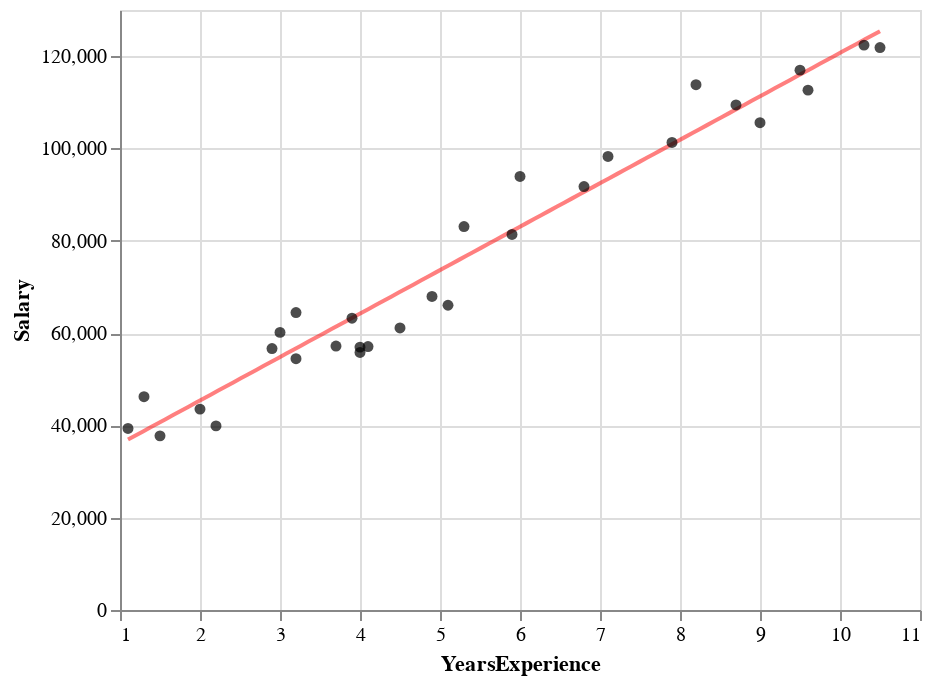

Source (notebook cell):
### Markdown cell above
## 1.2 Construct HOPs of the salary data

Now that you have all the pieces, you should be able to put them together to construct a HOPs visualization.

First, run the following code chunk a few times: you should notice that the fit line moves each time you run it.

### Code cell
points_chart = get_salary_points_chart()
salary_reg = get_one_bootstrap_salary_fit()
line_chart = get_salary_linear_fit_chart(salary_reg)
line_chart + points_chart

### Figure 1 — Vega-Lite specification as saved in the notebook (floating-point values rounded to 4 significant figures)
{"config": {"view": {"continuousWidth": 400, "continuousHeight": 300}}, "layer": [{"data": {"name": "data-b137f747a5cacb4a84c10488a41108c7"}, "mark": {"type": "line", "color": "red", "opacity": 0.5}, "encoding": {"x": {"type": "quantitative", "field": "YearsExperience"}, "y": {"type": "quantitative", "field": "Salary"}}}, {"data": {"name": "data-09773d8f115bcdd7976eced50e1ebdda"}, "mark": {"type": "circle", "color": "black"}, "encoding": {"x": {"type": "quantitative", "field": "YearsExperience"}, "y": {"type": "quantitative", "field": "Salary"}}}], "$schema": "https://vega.github.io/schema/vega-lite/v4.8.1.json", "datasets": {"data-b137f747a5cacb4a84c10488a41108c7": [{"YearsExperience": 1.1, "Salary": 36930.0}, {"YearsExperience": 1.194, "Salary": 37810.0}, {"YearsExperience": 1.288, "Salary": 38700.0}, {"YearsExperience": 1.382, "Salary": 39580.0}, {"YearsExperience": 1.476, "Salary": 40470.0}, {"YearsExperience": 1.57, "Salary": 41350.0}, {"YearsExperience": 1.664, "Salary": 42240.0}, {"YearsExperience": 1.758, "Salary": 43120.0}, {"YearsExperience": 1.852, "Salary": 44010.0}, {"YearsExperience": 1.946, "Salary": 44890.0}, {"YearsExperience": 2.04, "Salary": 45780.0}, {"YearsExperience": 2.134, "Salary": 46660.0}, {"YearsExperience": 2.228, "Salary": 47550.0}, {"YearsExperience": 2.322, "Salary": 48430.0}, {"YearsExperience": 2.416, "Salary": 49320.0}, {"YearsExperience": 2.51, "Salary": 50200.0}, {"YearsExperience": 2.604, "Salary": 51080.0}, {"YearsExperience": 2.698, "Salary": 51970.0}, {"YearsExperience": 2.792, "Salary": 52850.0}, {"YearsExperience": 2.886, "Salary": 53740.0}, {"YearsExperience": 2.98, "Salary": 54620.0}, {"YearsExperience": 3.074, "Salary": 55510.0}, {"YearsExperience": 3.168, "Salary": 56390.0}, {"YearsExperience": 3.262, "Salary": 57280.0}, {"YearsExperience": 3.356, "Salary": 58160.0}, {"YearsExperience": 3.45, "Salary": 59050.0}, {"YearsExperience": 3.544, "Salary": 59930.0}, {"YearsExperience": 3.638, "Salary": 60820.0}, {"YearsExperience": 3.732, "Salary": 61700.0}, {"YearsExperience": 3.826, "Salary": 62590.0}, {"YearsExperience": 3.92, "Salary": 63470.0}, {"YearsExperience": 4.014, "Salary": 64360.0}, {"YearsExperience": 4.108, "Salary": 65240.0}, {"YearsExperience": 4.202, "Salary": 66130.0}, {"YearsExperience": 4.296, "Salary": 67010.0}, {"YearsExperience": 4.39, "Salary": 67900.0}, {"YearsExperience": 4.484, "Salary": 68780.0}, {"YearsExperience": 4.578, "Salary": 69670.0}, {"YearsExperience": 4.672, "Salary": 70550.0}, {"YearsExperience": 4.766, "Salary": 71440.0}, {"YearsExperience": 4.86, "Salary": 72320.0}, {"YearsExperience": 4.954, "Salary": 73200.0}, {"YearsExperience": 5.048, "Salary": 74090.0}, {"YearsExperience": 5.142, "Salary": 74970.0}, {"YearsExperience": 5.236, "Salary": 75860.0}, {"YearsExperience": 5.33, "Salary": 76740.0}, {"YearsExperience": 5.424, "Salary": 77630.0}, {"YearsExperience": 5.518, "Salary": 78510.0}, {"YearsExperience": 5.612, "Salary": 79400.0}, {"YearsExperience": 5.706, "Salary": 80280.0}, {"YearsExperience": 5.8, "Salary": 81170.0}, {"YearsExperience": 5.894, "Salary": 82050.0}, {"YearsExperience": 5.988, "Salary": 82940.0}, {"YearsExperience": 6.082, "Salary": 83820.0}, {"YearsExperience": 6.176, "Salary": 84710.0}, {"YearsExperience": 6.27, "Salary": 85590.0}, {"YearsExperience": 6.364, "Salary": 86480.0}, {"YearsExperience": 6.458, "Salary": 87360.0}, {"YearsExperience": 6.552, "Salary": 88250.0}, {"YearsExperience": 6.646, "Salary": 89130.0}, {"YearsExperience": 6.74, "Salary": 90020.0}, {"YearsExperience": 6.834, "Salary": 90900.0}, {"YearsExperience": 6.928, "Salary": 91790.0}, {"YearsExperience": 7.022, "Salary": 92670.0}, {"YearsExperience": 7.116, "Salary": 93560.0}, {"YearsExperience": 7.21, "Salary": 94440.0}, {"YearsExperience": 7.304, "Salary": 95320.0}, {"YearsExperience": 7.398, "Salary": 96210.0}, {"YearsExperience": 7.492, "Salary": 97090.0}, {"YearsExperience": 7.586, "Salary": 97980.0}, {"YearsExperience": 7.68, "Salary": 98860.0}, {"YearsExperience": 7.774, "Salary": 99750.0}, {"YearsExperience": 7.868, "Salary": 100600.0}, {"YearsExperience": 7.962, "Salary": 101500.0}, {"YearsExperience": 8.056, "Salary": 102400.0}, {"YearsExperience": 8.15, "Salary": 103300.0}, {"YearsExperience": 8.244, "Salary": 104200.0}, {"YearsExperience": 8.338, "Salary": 105100.0}, {"YearsExperience": 8.432, "Salary": 105900.0}, {"YearsExperience": 8.526, "Salary": 106800.0}, {"YearsExperience": 8.62, "Salary": 107700.0}, {"YearsExperience": 8.714, "Salary": 108600.0}, {"YearsExperience": 8.808, "Salary": 109500.0}, {"YearsExperience": 8.902, "Salary": 110400.0}, {"YearsExperience": 8.996, "Salary": 111300.0}, {"YearsExperience": 9.09, "Salary": 112100.0}, {"YearsExperience": 9.184, "Salary": 113000.0}, {"YearsExperience": 9.278, "Salary": 113900.0}, {"YearsExperience": 9.372, "Salary": 114800.0}, {"YearsExperience": 9.466, "Salary": 115700.0}, {"YearsExperience": 9.56, "Salary": 116600.0}, {"YearsExperience": 9.654, "Salary": 117400.0}, {"YearsExperience": 9.748, "Salary": 118300.0}, {"YearsExperience": 9.842, "Salary": 119200.0}, {"YearsExperience": 9.936, "Salary": 120100.0}, {"YearsExperience": 10.03, "Salary": 121000.0}, {"YearsExperience": 10.12, "Salary": 121900.0}, {"YearsExperience": 10.22, "Salary": 122800.0}, {"YearsExperience": 10.31, "Salary": 123600.0}, {"YearsExperience": 10.41, "Salary": 124500.0}, {"YearsExperience": 10.5, "Salary": 125400.0}], "data-09773d8f115bcdd7976eced50e1ebdda": [{"YearsExperience": 1.1, "Salary": 39340.0}, {"YearsExperience": 1.3, "Salary": 46200.0}, {"YearsExperience": 1.5, "Salary": 37730.0}, {"YearsExperience": 2.0, "Salary": 43520.0}, {"YearsExperience": 2.2, "Salary": 39890.0}, {"YearsExperience": 2.9, "Salary": 56640.0}, {"YearsExperience": 3.0, "Salary": 60150.0}, {"YearsExperience": 3.2, "Salary": 54440.0}, {"YearsExperience": 3.2, "Salary": 64440.0}, {"YearsExperience": 3.7, "Salary": 57190.0}, {"YearsExperience": 3.9, "Salary": 63220.0}, {"YearsExperience": 4.0, "Salary": 55790.0}, {"YearsExperience": 4.0, "Salary": 56960.0}, {"YearsExperience": 4.1, "Salary": 57080.0}, {"YearsExperience": 4.5, "Salary": 61110.0}, {"YearsExperience": 4.9, "Salary": 67940.0}, {"YearsExperience": 5.1, "Salary": 66030.0}, {"YearsExperience": 5.3, "Salary": 83090.0}, {"YearsExperience": 5.9, "Salary": 81360.0}, {"YearsExperience": 6.0, "Salary": 93940.0}, {"YearsExperience": 6.8, "Salary": 91740.0}, {"YearsExperience": 7.1, "Salary": 98270.0}, {"YearsExperience": 7.9, "Salary": 101300.0}, {"YearsExperience": 8.2, "Salary": 113800.0}, {"YearsExperience": 8.7, "Salary": 109400.0}, {"YearsExperience": 9.0, "Salary": 105600.0}, {"YearsExperience": 9.5, "Salary": 117000.0}, {"YearsExperience": 9.6, "Salary": 112600.0}, {"YearsExperience": 10.3, "Salary": 122400.0}, {"YearsExperience": 10.5, "Salary": 121900.0}]}}
